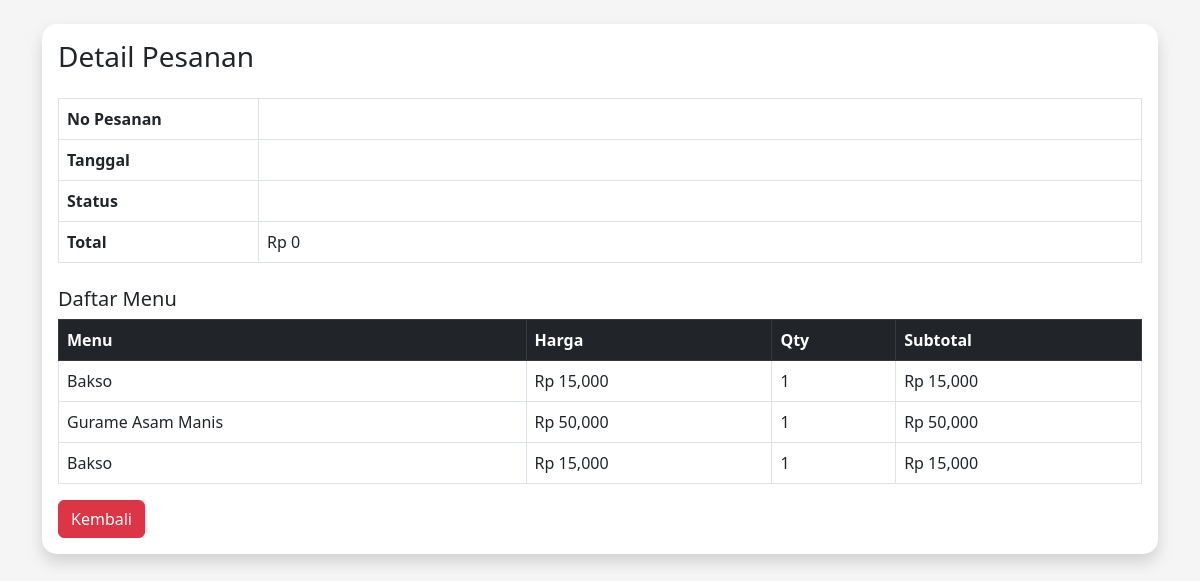
The page /transaksi/detail_pesanan.php (signed in) on the database its author committed.
### tables this page shows
CREATE TABLE `detail_transaksi` (
  `id_detail` int(11) NOT NULL,
  `id_transaksi` int(11) DEFAULT NULL,
  `nama_menu` varchar(100) DEFAULT NULL,
  `harga` int(11) DEFAULT NULL,
  `qty` int(11) DEFAULT NULL,
  `subtotal` int(11) DEFAULT NULL
);

### transaksi/detail_pesanan.php (the view, shortened to what this page needs)
<?php
include '../config/koneksi.php';
$id = $_GET['id'];
$trx = mysqli_query($conn,"
SELECT *
FROM transaksi
WHERE id_transaksi='$id'
");
$t = mysqli_fetch_assoc($trx);
$detail = mysqli_query($conn,"
SELECT *
FROM detail_transaksi
WHERE id_transaksi='$id'
");
?>
<!DOCTYPE html>
<html>
<head>
<link href="https://cdn.jsdelivr.net/npm/bootstrap@5.3.0/dist/css/bootstrap.min.css" rel="stylesheet">
</head>
<body>
<div class="container mt-4">
<div class="card shadow">
<div class="card-body">
<h3 class="mb-4">
Detail Pesanan
</h3>
<table class="table table-bordered">
<tr>
<th width="200">No Pesanan</th>
<td><?= $t['nomor_pesanan']; ?></td>
</tr>
<tr>
<th>Tanggal</th>
<td><?= $t['tanggal']; ?></td>
</tr>
<tr>
<th>Status</th>
<td><?= $t['status_pesanan']; ?></td>
</tr>
<tr>
<th>Total</th>
<td>Rp <?= number_format($t['total']); ?></td>
</tr>
</table>
<h5 class="mt-4">
Daftar Menu
</h5>
<table class="table table-bordered">
<tr class="table-dark">
<th>Menu</th>
<th>Harga</th>
<th>Qty</th>
<th>Subtotal</th>
</tr>
<?php while($d=mysqli_fetch_assoc($detail)){ ?>
<tr>
<td><?= $d['nama_menu']; ?></td>
<td>
Rp <?= number_format($d['harga']); ?>
</td>
<td>
<?= $d['qty']; ?>
</td>
<td>
Rp <?= number_format($d['subtotal']); ?>
</td>
</tr>
<?php } ?>
</table>
<a href="pesanan.php"
class="btn btn-danger">
Kembali
</a>
</div>
</div>
</div>
</body>
</html>

### transaksi/detail_pesanan.php (style rules this page uses)
body { background:#f5f5f5; }
.card { border:none; border-radius:15px; }

### rows shown on the page
detail_transaksi: nama_menu "Bakso", harga "15,000", qty "1", subtotal "15,000"
detail_transaksi: nama_menu "Gurame Asam Manis", harga "50,000", qty "1", subtotal "50,000"
detail_transaksi: nama_menu "Bakso", harga "15,000", qty "1", subtotal "15,000"

### other values the page prints
$t['total'] "0"
